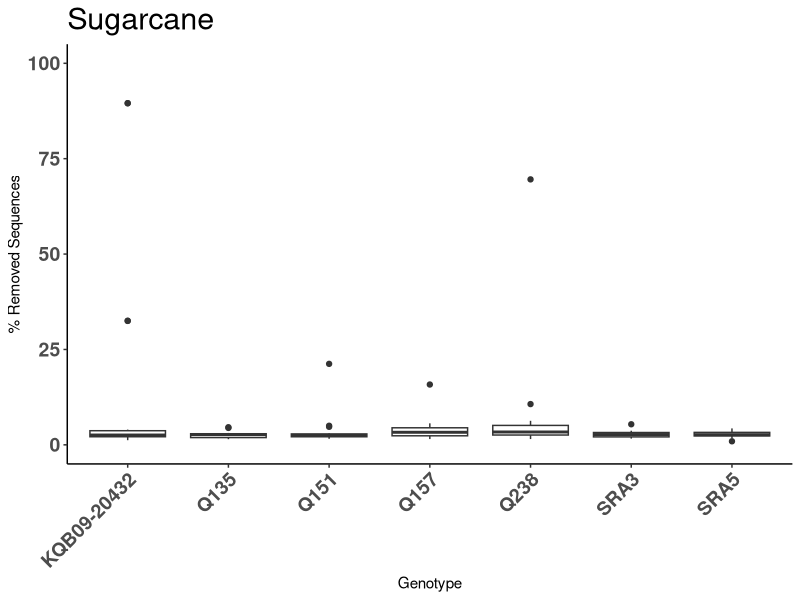
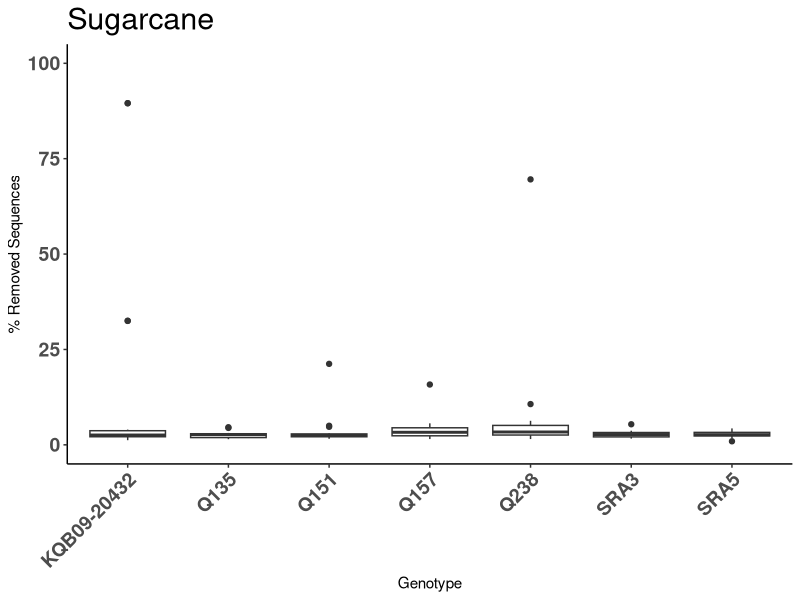
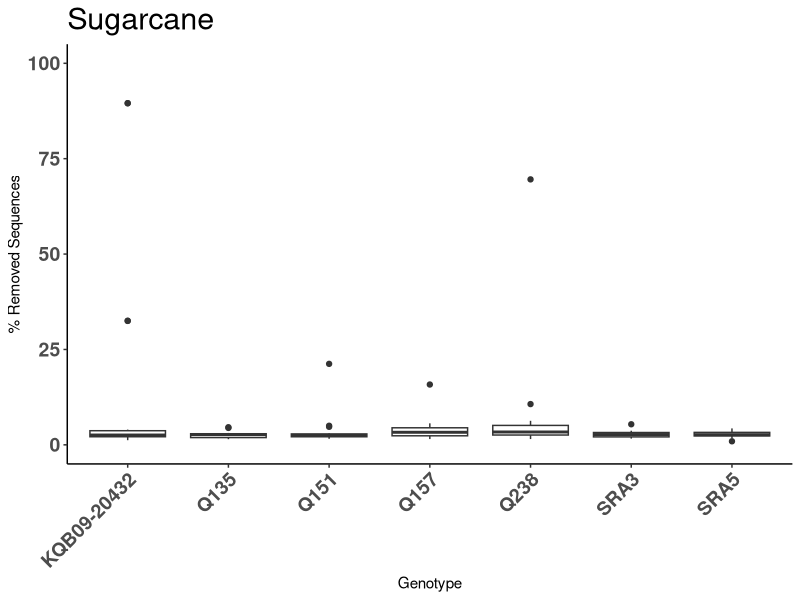

R code for these plots, in order:
raw <- read.table("pretty_table_bbduk.csv", col.names = c("Accession", "Genotype", "Total", "Matched", "Percentage"), header = F, sep = ",")
library(dplyr)
library(ggplot2)
library(svglite)
library(ggrepel)

raw <- raw[complete.cases(raw),]
find_outlier <- function(x) {
  return(x < quantile(x, .25) - 1.5*IQR(x) | x > quantile(x, .75) + 1.5*IQR(x))
}

df <- raw %>%
        group_by(Genotype) %>%
        mutate(outlier = ifelse(find_outlier(Percentage), Accession, NA))


ggplot(data = df, aes (x = Genotype, y = Percentage))+
  geom_boxplot()+
# geom_text_repel(aes(label=outlier), na.rm=TRUE) +
  ggtitle("Sugarcane")+
  xlab("Genotype") + 
  ylab("% Removed Sequences") +
  ylim(0, 100) +
  theme_bw() +
  theme( panel.grid.major = element_blank(),
         axis.text.x = element_text(angle = 45, vjust = 1, hjust=1, size = 14, face="bold"),
         axis.text.y = element_text(size =14, face="bold"),
         plot.title = element_text(size=22), 
         panel.grid.minor = element_blank(),
         panel.border = element_blank(),
         panel.background = element_blank(),
         axis.line = element_line(colour = "black")
  )

ggsave(filename = "bbduk_removed_seqs_sugarcane.svg", device = "svg", units = "in", width = 6.05*1.2, height = 3.75*1.2)
ggsave(filename = "bbduk_removed_seqs_sugarcane.png", device = "png", units = "in", width = 6.05*1.2, height = 3.75*1.2)


#make big pretty table with all preprocessing
sugarcane <- read.table("../results/bbduk/pretty_table_bbduk.csv", col.names = c("Accession", "Genotype", "Total", "bbduk_removed", "bbduk_percentage_removed"), header = F, sep = ",")
sorghum <- read.table("../results/bbduk/pretty_sorghum_table_bbduk.csv", col.names = c("Accession", "Genotype", "Total", "bbduk_removed", "bbduk_percentage_removed"), header = F, sep = ",")

sugarcane$Species <- "Sugarcane"
sorghum$Species <- "Sorghum"

sugarcane <- sugarcane %>% mutate(bbduk_remaining = Total - bbduk_removed)
sorghum <- sorghum %>% mutate(bbduk_remaining = Total - bbduk_removed)

salmon_sugarcane <- read.table("../results/quant/pretty_table_sugarcane.csv", col.names = c("Accession", "Genotype", "salmon_mapped_percentage_respect_bbduk"), header = F, sep = ",")
salmon_sorghum <- read.table("../results/quant/pretty_table_sorghum.csv", col.names = c("Accession", "Genotype", "salmon_mapped_percentage_respect_bbduk"), header = F, sep = ",")

salmon_sugarcane$Species <- "Sugarcane"
salmon_sorghum$Species <- "Sorghum"

merged_sugarcane <- merge(sugarcane, salmon_sugarcane, by = c("Accession", "Genotype", "Species"))
merged_sorghum <- merge(sorghum, salmon_sorghum, by = c("Accession", "Genotype", "Species"))


merged_sugarcane <- merged_sugarcane %>% mutate(salmon_remaining = round(bbduk_remaining*salmon_mapped_percentage_respect_bbduk/100)) %>% mutate(final_percentage_remaining_respect_total = round(100*(salmon_remaining/Total),4))
merged_sorghum <- merged_sorghum %>% mutate(salmon_remaining = (bbduk_remaining*salmon_mapped_percentage_respect_bbduk)/100) %>% mutate(final_percentage_remaining_respect_total = 100*(salmon_remaining/Total))

final <- rbind(merged_sugarcane, merged_sorghum)

write.table(final, "../results/summary_cleaning.csv", quote = F, row.names = F, col.names = T, sep = ",")
